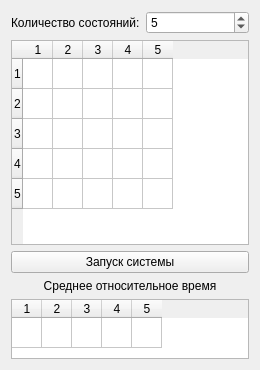
<?xml version="1.0" encoding="UTF-8"?>
<ui version="4.0">
 <class>window_form</class>
 <widget class="QWidget" name="window_form">
  <property name="geometry">
   <rect>
    <x>0</x>
    <y>0</y>
    <width>260</width>
    <height>370</height>
   </rect>
  </property>
  <property name="minimumSize">
   <size>
    <width>260</width>
    <height>370</height>
   </size>
  </property>
  <property name="maximumSize">
   <size>
    <width>260</width>
    <height>370</height>
   </size>
  </property>
  <property name="windowTitle">
   <string>Марковские процессы</string>
  </property>
  <layout class="QGridLayout" name="gridLayout">
   <item row="0" column="0">
    <layout class="QVBoxLayout" name="verticalLayout_2">
     <item>
      <layout class="QHBoxLayout" name="horizontalLayout">
       <item>
        <widget class="QLabel" name="state_count_label">
         <property name="text">
          <string>Количество состояний:</string>
         </property>
        </widget>
       </item>
       <item>
        <widget class="QSpinBox" name="state_count_spinbox">
         <property name="minimum">
          <number>2</number>
         </property>
         <property name="maximum">
          <number>10</number>
         </property>
         <property name="value">
          <number>5</number>
         </property>
        </widget>
       </item>
      </layout>
     </item>
     <item>
      <layout class="QVBoxLayout" name="verticalLayout">
       <item>
        <widget class="QTableWidget" name="input_table">
         <property name="selectionMode">
          <enum>QAbstractItemView::NoSelection</enum>
         </property>
         <property name="rowCount">
          <number>5</number>
         </property>
         <property name="columnCount">
          <number>5</number>
         </property>
         <attribute name="horizontalHeaderDefaultSectionSize">
          <number>30</number>
         </attribute>
         <attribute name="horizontalHeaderMinimumSectionSize">
          <number>30</number>
         </attribute>
         <attribute name="verticalHeaderMinimumSectionSize">
          <number>30</number>
         </attribute>
         <row/>
         <row/>
         <row/>
         <row/>
         <row/>
         <column/>
         <column/>
         <column/>
         <column/>
         <column/>
        </widget>
       </item>
       <item>
        <widget class="QPushButton" name="run_button">
         <property name="text">
          <string>Запуск системы</string>
         </property>
        </widget>
       </item>
       <item>
        <widget class="QLabel" name="average_time_label">
         <property name="text">
          <string>Среднее относительное время</string>
         </property>
         <property name="alignment">
          <set>Qt::AlignCenter</set>
         </property>
        </widget>
       </item>
       <item>
        <widget class="QTableWidget" name="output_table">
         <property name="maximumSize">
          <size>
           <width>16777215</width>
           <height>60</height>
          </size>
         </property>
         <property name="editTriggers">
          <set>QAbstractItemView::NoEditTriggers</set>
         </property>
         <property name="selectionMode">
          <enum>QAbstractItemView::NoSelection</enum>
         </property>
         <property name="rowCount">
          <number>1</number>
         </property>
         <property name="columnCount">
          <number>5</number>
         </property>
         <attribute name="horizontalHeaderVisible">
          <bool>true</bool>
         </attribute>
         <attribute name="horizontalHeaderDefaultSectionSize">
          <number>30</number>
         </attribute>
         <attribute name="horizontalHeaderMinimumSectionSize">
          <number>30</number>
         </attribute>
         <attribute name="verticalHeaderVisible">
          <bool>false</bool>
         </attribute>
         <attribute name="verticalHeaderDefaultSectionSize">
          <number>30</number>
         </attribute>
         <attribute name="verticalHeaderMinimumSectionSize">
          <number>30</number>
         </attribute>
         <row/>
         <column/>
         <column/>
         <column/>
         <column/>
         <column/>
        </widget>
       </item>
      </layout>
     </item>
    </layout>
   </item>
  </layout>
 </widget>
 <resources/>
 <connections/>
</ui>
